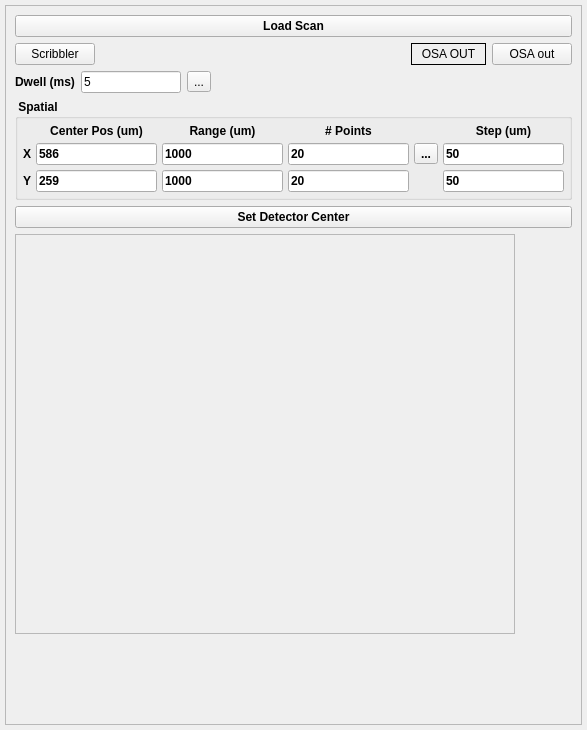
<?xml version="1.0" encoding="UTF-8"?>
<ui version="4.0">
 <class>Form</class>
 <widget class="QWidget" name="Form">
  <property name="geometry">
   <rect>
    <x>0</x>
    <y>0</y>
    <width>587</width>
    <height>730</height>
   </rect>
  </property>
  <property name="minimumSize">
   <size>
    <width>0</width>
    <height>150</height>
   </size>
  </property>
  <property name="windowTitle">
   <string>Form</string>
  </property>
  <layout class="QVBoxLayout" name="verticalLayout">
   <property name="spacing">
    <number>5</number>
   </property>
   <property name="leftMargin">
    <number>5</number>
   </property>
   <property name="topMargin">
    <number>5</number>
   </property>
   <property name="rightMargin">
    <number>5</number>
   </property>
   <property name="bottomMargin">
    <number>5</number>
   </property>
   <item>
    <widget class="QFrame" name="frame_2">
     <property name="maximumSize">
      <size>
       <width>650</width>
       <height>16777215</height>
      </size>
     </property>
     <property name="frameShape">
      <enum>QFrame::StyledPanel</enum>
     </property>
     <property name="frameShadow">
      <enum>QFrame::Raised</enum>
     </property>
     <layout class="QVBoxLayout" name="verticalLayout_3">
      <item>
       <widget class="QPushButton" name="loadScanBtn">
        <property name="font">
         <font>
          <weight>75</weight>
          <bold>true</bold>
         </font>
        </property>
        <property name="text">
         <string>Load Scan</string>
        </property>
       </widget>
      </item>
      <item>
       <layout class="QHBoxLayout" name="horizontalLayout_15">
        <item>
         <widget class="QPushButton" name="scribblerBtn">
          <property name="enabled">
           <bool>true</bool>
          </property>
          <property name="text">
           <string>Scribbler</string>
          </property>
          <property name="checkable">
           <bool>true</bool>
          </property>
         </widget>
        </item>
        <item>
         <spacer name="horizontalSpacer_2">
          <property name="orientation">
           <enum>Qt::Horizontal</enum>
          </property>
          <property name="sizeHint" stdset="0">
           <size>
            <width>40</width>
            <height>20</height>
           </size>
          </property>
         </spacer>
        </item>
        <item>
         <widget class="QLabel" name="osaStatusLbl">
          <property name="minimumSize">
           <size>
            <width>75</width>
            <height>0</height>
           </size>
          </property>
          <property name="autoFillBackground">
           <bool>false</bool>
          </property>
          <property name="frameShape">
           <enum>QFrame::Box</enum>
          </property>
          <property name="text">
           <string>OSA OUT</string>
          </property>
          <property name="textFormat">
           <enum>Qt::AutoText</enum>
          </property>
          <property name="alignment">
           <set>Qt::AlignCenter</set>
          </property>
          <property name="busy" stdset="0">
           <bool>false</bool>
          </property>
         </widget>
        </item>
        <item>
         <widget class="QPushButton" name="osaOutBtn">
          <property name="text">
           <string>OSA out</string>
          </property>
         </widget>
        </item>
       </layout>
      </item>
      <item>
       <layout class="QHBoxLayout" name="horizontalLayout_5">
        <item>
         <widget class="QLabel" name="label_8">
          <property name="font">
           <font>
            <weight>75</weight>
            <bold>true</bold>
           </font>
          </property>
          <property name="text">
           <string>Dwell (ms)</string>
          </property>
          <property name="alignment">
           <set>Qt::AlignCenter</set>
          </property>
         </widget>
        </item>
        <item>
         <widget class="QLineEdit" name="dwellFld">
          <property name="maximumSize">
           <size>
            <width>100</width>
            <height>16777215</height>
           </size>
          </property>
          <property name="text">
           <string>5</string>
          </property>
          <property name="mandatoryField" stdset="0">
           <bool>true</bool>
          </property>
         </widget>
        </item>
        <item>
         <widget class="QToolButton" name="dwell_magicBtn">
          <property name="toolTip">
           <string>adjust number of points to use this dwell value</string>
          </property>
          <property name="text">
           <string>...</string>
          </property>
          <property name="icon">
           <iconset>
            <normaloff>../../../../../../../icons/wand.ico</normaloff>../../../../../../../icons/wand.ico</iconset>
          </property>
         </widget>
        </item>
        <item>
         <spacer name="horizontalSpacer">
          <property name="orientation">
           <enum>Qt::Horizontal</enum>
          </property>
          <property name="sizeHint" stdset="0">
           <size>
            <width>40</width>
            <height>20</height>
           </size>
          </property>
         </spacer>
        </item>
       </layout>
      </item>
      <item>
       <widget class="QGroupBox" name="groupBox">
        <property name="font">
         <font>
          <weight>75</weight>
          <bold>true</bold>
         </font>
        </property>
        <property name="title">
         <string> Spatial </string>
        </property>
        <layout class="QVBoxLayout" name="verticalLayout_2">
         <property name="spacing">
          <number>5</number>
         </property>
         <property name="leftMargin">
          <number>5</number>
         </property>
         <property name="topMargin">
          <number>5</number>
         </property>
         <property name="rightMargin">
          <number>5</number>
         </property>
         <property name="bottomMargin">
          <number>5</number>
         </property>
         <item>
          <layout class="QGridLayout" name="gridLayout_2">
           <item row="0" column="1">
            <widget class="QLabel" name="label_9">
             <property name="font">
              <font>
               <weight>75</weight>
               <bold>true</bold>
              </font>
             </property>
             <property name="text">
              <string>Center Pos (um)</string>
             </property>
             <property name="alignment">
              <set>Qt::AlignCenter</set>
             </property>
            </widget>
           </item>
           <item row="0" column="2">
            <widget class="QLabel" name="label_10">
             <property name="font">
              <font>
               <weight>75</weight>
               <bold>true</bold>
              </font>
             </property>
             <property name="text">
              <string>Range (um)</string>
             </property>
             <property name="alignment">
              <set>Qt::AlignCenter</set>
             </property>
            </widget>
           </item>
           <item row="0" column="3">
            <widget class="QLabel" name="label_11">
             <property name="font">
              <font>
               <weight>75</weight>
               <bold>true</bold>
              </font>
             </property>
             <property name="text">
              <string># Points</string>
             </property>
             <property name="alignment">
              <set>Qt::AlignCenter</set>
             </property>
            </widget>
           </item>
           <item row="0" column="5">
            <widget class="QLabel" name="label_12">
             <property name="font">
              <font>
               <weight>75</weight>
               <bold>true</bold>
              </font>
             </property>
             <property name="text">
              <string>Step (um)</string>
             </property>
             <property name="alignment">
              <set>Qt::AlignCenter</set>
             </property>
            </widget>
           </item>
           <item row="1" column="0">
            <widget class="QLabel" name="label_13">
             <property name="font">
              <font>
               <weight>75</weight>
               <bold>true</bold>
              </font>
             </property>
             <property name="text">
              <string>X</string>
             </property>
            </widget>
           </item>
           <item row="1" column="1">
            <widget class="QLineEdit" name="centerXFld">
             <property name="text">
              <string>586</string>
             </property>
            </widget>
           </item>
           <item row="1" column="3">
            <widget class="QLineEdit" name="npointsXFld">
             <property name="text">
              <string>20</string>
             </property>
            </widget>
           </item>
           <item row="1" column="5">
            <widget class="QLineEdit" name="stepXFld">
             <property name="text">
              <string>50</string>
             </property>
            </widget>
           </item>
           <item row="2" column="0">
            <widget class="QLabel" name="label_14">
             <property name="font">
              <font>
               <weight>75</weight>
               <bold>true</bold>
              </font>
             </property>
             <property name="text">
              <string>Y</string>
             </property>
            </widget>
           </item>
           <item row="2" column="2">
            <widget class="QLineEdit" name="rangeYFld">
             <property name="text">
              <string>1000</string>
             </property>
            </widget>
           </item>
           <item row="2" column="3">
            <widget class="QLineEdit" name="npointsYFld">
             <property name="text">
              <string>20</string>
             </property>
            </widget>
           </item>
           <item row="2" column="5">
            <widget class="QLineEdit" name="stepYFld">
             <property name="text">
              <string>50</string>
             </property>
            </widget>
           </item>
           <item row="1" column="2">
            <widget class="QLineEdit" name="rangeXFld">
             <property name="text">
              <string>1000</string>
             </property>
            </widget>
           </item>
           <item row="2" column="1">
            <widget class="QLineEdit" name="centerYFld">
             <property name="text">
              <string>259</string>
             </property>
            </widget>
           </item>
           <item row="1" column="4">
            <widget class="QToolButton" name="xPoints_magicBtn">
             <property name="toolTip">
              <string>adjust dwell value to use this number of points</string>
             </property>
             <property name="text">
              <string>...</string>
             </property>
             <property name="icon">
              <iconset>
               <normaloff>../../../../../../../icons/wand.ico</normaloff>../../../../../../../icons/wand.ico</iconset>
             </property>
            </widget>
           </item>
          </layout>
         </item>
        </layout>
       </widget>
      </item>
      <item>
       <widget class="QPushButton" name="setCenterBtn">
        <property name="font">
         <font>
          <weight>75</weight>
          <bold>true</bold>
         </font>
        </property>
        <property name="text">
         <string>Set Detector Center</string>
        </property>
       </widget>
      </item>
      <item>
       <widget class="QFrame" name="detectorPlotFrame">
        <property name="minimumSize">
         <size>
          <width>0</width>
          <height>400</height>
         </size>
        </property>
        <property name="maximumSize">
         <size>
          <width>500</width>
          <height>16777215</height>
         </size>
        </property>
        <property name="frameShape">
         <enum>QFrame::StyledPanel</enum>
        </property>
        <property name="frameShadow">
         <enum>QFrame::Raised</enum>
        </property>
       </widget>
      </item>
      <item>
       <spacer name="verticalSpacer_2">
        <property name="orientation">
         <enum>Qt::Vertical</enum>
        </property>
        <property name="sizeHint" stdset="0">
         <size>
          <width>20</width>
          <height>40</height>
         </size>
        </property>
       </spacer>
      </item>
     </layout>
    </widget>
   </item>
  </layout>
 </widget>
 <resources/>
 <connections/>
</ui>
